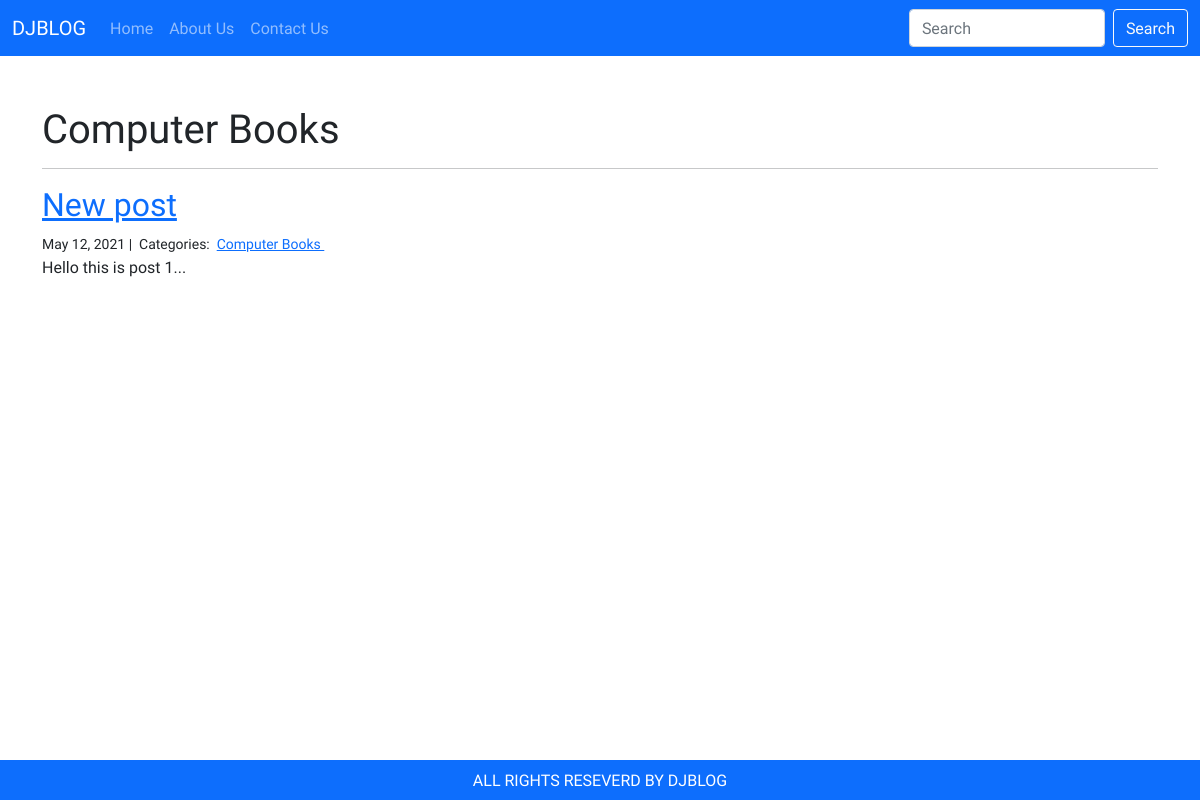
/category/Computer Books/, run on an earlier commit of the app's database.
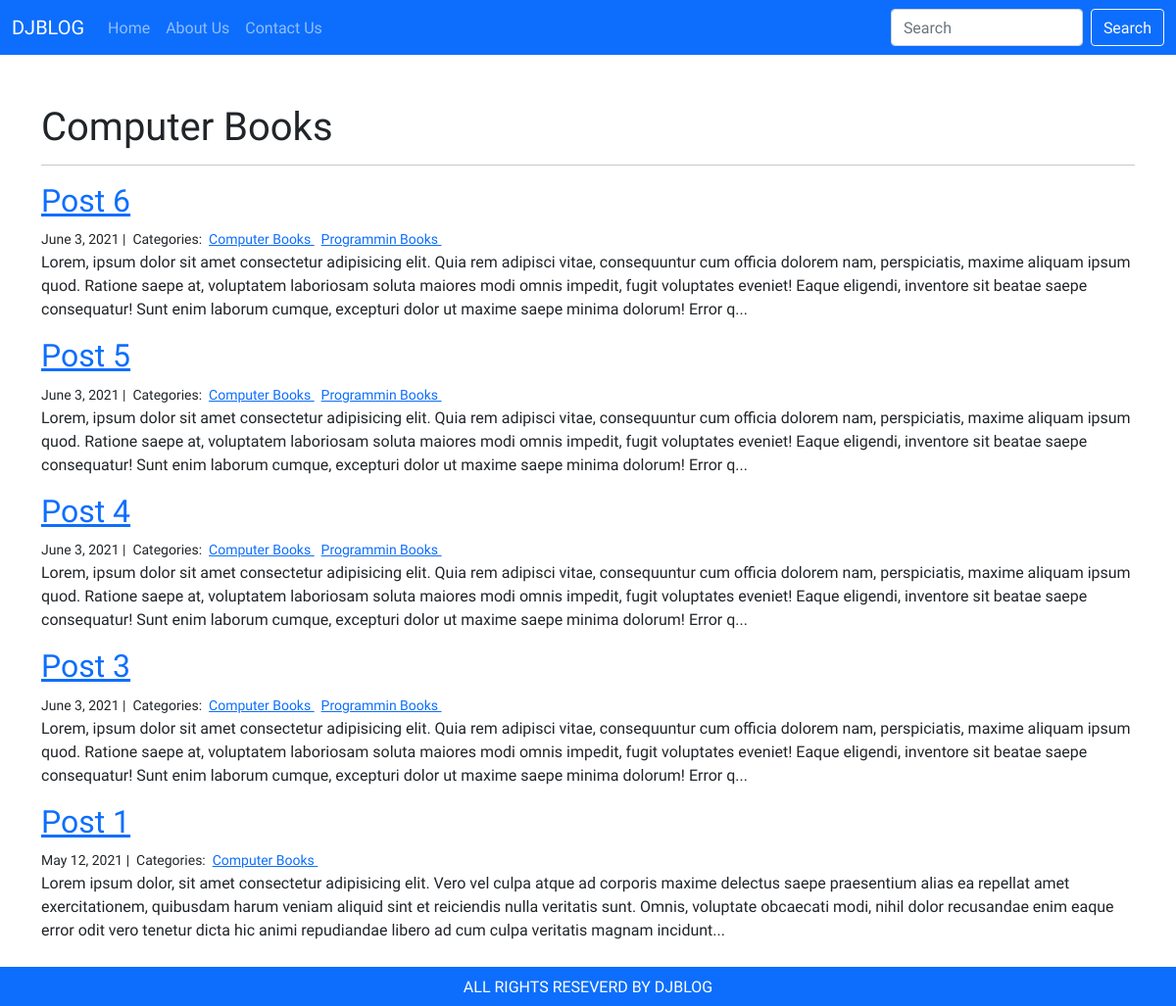
And on a later commit of the database.
### blog/models.py (models this page shows, shortened)
class Category(models.Model):
    name = models.CharField(max_length=20)
    class Meta:
        verbose_name = "Category"
        verbose_name_plural = "Categories"

class Post(models.Model):
    title = models.CharField(max_length=255)
    slug = models.SlugField(max_length=255, unique=True, null=True)
    body = models.TextField()
    created_on = models.DateTimeField(auto_now_add=True)
    last_modified = models.DateTimeField(auto_now=True)
    categories = models.ManyToManyField("Category", related_name="posts")

### blog/views.py (the view)
# urls.py: path("category/<category>/", views.blog_category, name="blog_category"),
def blog_category(request, category):
    posts = Post.objects.filter(categories__name__contains=category).order_by(
        "-created_on"
    )
    context = {"category": category, "posts": posts}
    return render(request, "blog_category.html", context)

### templates/blog_category.html (shortened to what this page needs)
{% extends "base.html" %}
{% block page_content %}
<div class="col-md-12 mt-5">
    <h1>{{ category | title }}</h1>
    <hr>
    {% for post in posts %}
        <h2><a href="{% url 'blog_detail' post.pk%}">{{ post.title }}</a></h2>
        <small>
            {{ post.created_on.date }} |&nbsp;
            Categories:&nbsp;
            {% for category in post.categories.all %}
            <a href="{% url 'blog_category' category.name %}">
                {{ category.name }}
            </a>&nbsp;
            {% endfor %}
        </small>
        <p>{{ post.body | slice:":400" }}...</p>
    {% endfor %}
</div>
{% endblock %}

### templates/base.html (shortened to what this page needs)
{% load static %}
{% url 'blog_index' as home_url %}
{% url 'about' as about_url %}
{% url 'contact' as contact_url %}
<!DOCTYPE html>
<html lang="en">
  <head>
    <link
      href="https://cdn.jsdelivr.net/npm/bootstrap@5.0.0/dist/css/bootstrap.min.css"
      rel="stylesheet"
    />
    <link href="{% static 'assets/dist/css/main.css' %}" rel="stylesheet">
    <link href="{% static 'assets/dist/css/about.css' %}" rel="stylesheet">
  </head>
  <body>
    <nav class="navbar navbar-expand-lg navbar-dark bg-primary">
      <div class="container-fluid">
        <a class="navbar-brand" href="{% url 'blog_index' %}">DJBLOG</a>
        <div class="collapse navbar-collapse" id="navbarSupportedContent">
          <ul class="navbar-nav me-auto mb-2 mb-lg-0">
            <li class="nav-item"><a class="nav-link {% if home_url == request.path %}active{% endif %}" aria-current="page" href="{% url 'blog_index' %}">Home</a></li>
            <li class="nav-item"><a class="nav-link {% if about_url == request.path %}active{% endif %}" aria-current="page" href="{% url 'about' %}">About Us</a></li>
            <li class="nav-item"><a class="nav-link {% if contact_url == request.path %}active{% endif %}" aria-current="page" href="{% url 'contact' %}">Contact Us</a></li>
          </ul>
          <form class="d-flex">
            <input
              class="form-control me-2"
              type="search"
              placeholder="Search"
              aria-label="Search"
            />
            <button class="btn btn-outline-light" type="submit">
              Search
            </button>
          </form>
        </div>
      </div>
    </nav>
    <div class="container">
      {% block page_content %}{% endblock page_content %}
    </div>
    <footer class="bg-primary fixed-bottom py-2">
      <div class="container">
        <p class="text-center text-white text-uppercase mb-0">All rights reseverd by Djblog</p>
      </div>
    </footer>
  </body>
</html>

What changed in the data, as far as the page shows it:
added Post: title "Post 6", created_on "June 3, 2021", body "Lorem, ipsum dolor sit amet consectetur adipisicing elit. Quia rem adipisci vitae, consequuntur cum officia dolorem nam, perspiciatis, maxime aliquam ipsum quod. Ratione saepe at, voluptatem laboriosam soluta maiores modi omnis impedit, fugit voluptates eveniet! Eaque eligendi, inventore sit beatae saepe consequatur! Sunt enim laborum cumque, excepturi dolor ut maxime saepe minima dolorum! Error q", Category (name "Computer Books")
now on this page (row unchanged): Category: name "Programmin Books"
added Post: title "Post 5", created_on "June 3, 2021", body "Lorem, ipsum dolor sit amet consectetur adipisicing elit. Quia rem adipisci vitae, consequuntur cum officia dolorem nam, perspiciatis, maxime aliquam ipsum quod. Ratione saepe at, voluptatem laboriosam soluta maiores modi omnis impedit, fugit voluptates eveniet! Eaque eligendi, inventore sit beatae saepe consequatur! Sunt enim laborum cumque, excepturi dolor ut maxime saepe minima dolorum! Error q", Category (name "Computer Books")
added Post: title "Post 4", created_on "June 3, 2021", body "Lorem, ipsum dolor sit amet consectetur adipisicing elit. Quia rem adipisci vitae, consequuntur cum officia dolorem nam, perspiciatis, maxime aliquam ipsum quod. Ratione saepe at, voluptatem laboriosam soluta maiores modi omnis impedit, fugit voluptates eveniet! Eaque eligendi, inventore sit beatae saepe consequatur! Sunt enim laborum cumque, excepturi dolor ut maxime saepe minima dolorum! Error q", Category (name "Computer Books")
added Post: title "Post 3", created_on "June 3, 2021", body "Lorem, ipsum dolor sit amet consectetur adipisicing elit. Quia rem adipisci vitae, consequuntur cum officia dolorem nam, perspiciatis, maxime aliquam ipsum quod. Ratione saepe at, voluptatem laboriosam soluta maiores modi omnis impedit, fugit voluptates eveniet! Eaque eligendi, inventore sit beatae saepe consequatur! Sunt enim laborum cumque, excepturi dolor ut maxime saepe minima dolorum! Error q", Category (name "Computer Books")
changed Post: title "New post" → "Post 1"; body "Hello this is post 1" → "Lorem ipsum dolor, sit amet consectetur adipisicing elit. Vero vel culpa atque ad corporis maxime delectus saepe praesentium alias ea repellat amet exercitationem, quibusdam harum veniam aliquid sint et reiciendis nulla veritatis sunt. Omnis, voluptate obcaecati modi, nihil dolor recusandae enim eaque error odit vero tenetur dicta hic animi repudiandae libero ad cum culpa veritatis magnam incidunt"
